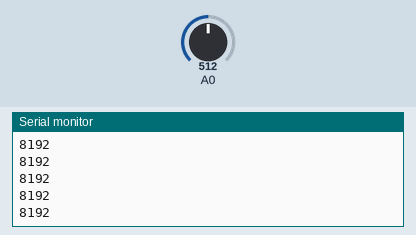
Recording of a sketch running on a simulated Arduino Uno R4 Minima. On the bench: the last lines printed to the serial monitor. The test bench sets the inputs (shaded band); at power-on: A0 = 512 (analog values on the 0–1023 scale).

Above: at 1.2 s.
1.3 s: A0 set to 716
At 1.9 s:
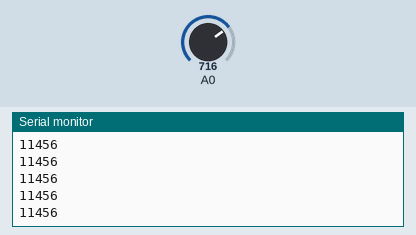
2.8 s: A0 set to 900
At 3.5 s:
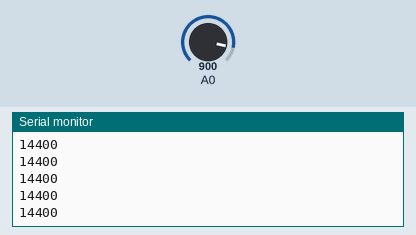
Timing chart, 0 to 5.8 s (numbered marks = the images above; inputs shaded):
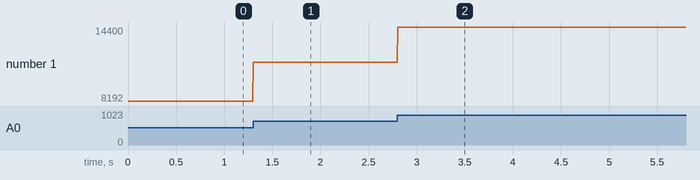

Measured:
- after the input at 1.3 s, the serial monitor: prints a new line at once (image 1)
- after the input at 2.8 s, the serial monitor: prints a new line at once (image 2)
- plotted number 1: 8192 → 11456 after the input at 1.3 s, 11456 → 14400 after the input at 2.8 s

The sketch:

blink_detector.ino
```cpp
/*
 * blink_detector.ino — Raw ADC streamer for EOG blink detection
 * Part of MindTune-OS (github.com/...)
 *
 * PURPOSE
 * -------
 * Reads the raw analog voltage from a single frontal EEG/EOG electrode
 * (Fp1 position, just above the left eyebrow) and streams it over Serial
 * at ~250 Hz.  The Python-side BlinkDetector (src/neuro_apps.py) processes
 * these values to detect intentional double-blinks for track skipping.
 *
 * HARDWARE
 * --------
 *   - Arduino Uno R4 Minima (Renesas RA4M1, Cortex-M4F, 48 MHz, 32 KB SRAM)
 *   - BioAmp EXG Pill (or similar analog EEG frontend)
 *   - Single Ag/AgCl electrode at Fp1 + reference at earlobe
 *   - Connect EXG Pill output → Arduino A0
 *   - Power EXG Pill from the 5V pin (matches Upside Down Labs default wiring)
 *
 * SERIAL FORMAT
 * -------------
 *   One integer per line: the raw 14-bit ADC reading (0–16383).
 *   Example output:  "8192\n", "7800\n", "15000\n"
 *   Non-integer lines (like this boot message) are ignored by the Python parser.
 *
 * BAUD RATE
 * ---------
 *   115200 bps — must match BlinkDetector.BAUD_RATE in neuro_apps.py.
 *
 * SAMPLE RATE
 * -----------
 *   delay(4) gives ~250 Hz (4 ms per sample).  This is close to the 256 Hz
 *   assumed by the blink detection thresholds (13–102 samples = 50–400 ms).
 *   delay() on R4 is clock-cycle calibrated and behaves identically to R3.
 */

void setup() {
    analogReadResolution(14);  // R4 Minima: use full 14-bit ADC (0–16383)
    Serial.begin(115200);
    Serial.println("MindTune-OS Blink Detector v2.0 (R4 Minima, 14-bit ADC)");
}

void loop() {
    Serial.println(analogRead(A0));
    delay(4);  // ~250 Hz sample rate
}
```
